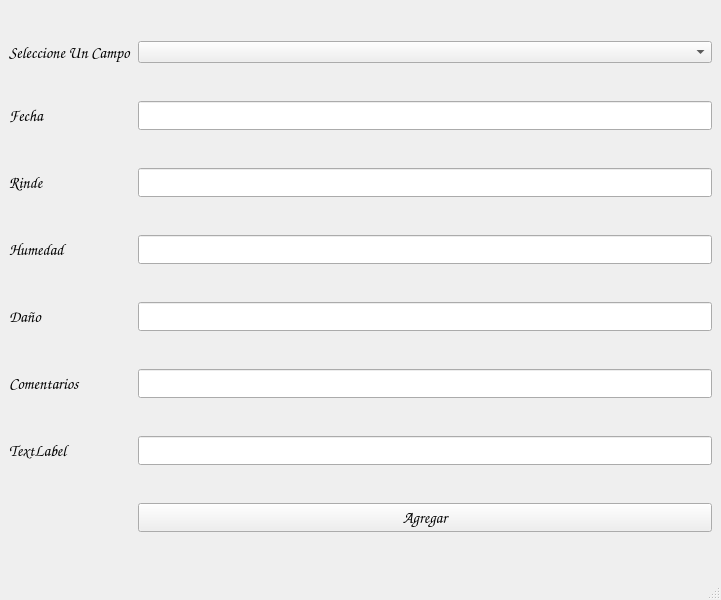
<?xml version="1.0" encoding="UTF-8"?>
<ui version="4.0">
 <class>RegCosecha</class>
 <widget class="QMainWindow" name="RegCosecha">
  <property name="geometry">
   <rect>
    <x>0</x>
    <y>0</y>
    <width>721</width>
    <height>600</height>
   </rect>
  </property>
  <property name="windowTitle">
   <string>MainWindow</string>
  </property>
  <widget class="QWidget" name="centralwidget">
   <layout class="QGridLayout" name="gridLayout">
    <item row="4" column="0">
     <widget class="QLabel" name="lRinde">
      <property name="font">
       <font>
        <family>Comic Sans MS</family>
        <pointsize>12</pointsize>
       </font>
      </property>
      <property name="text">
       <string>Rinde</string>
      </property>
     </widget>
    </item>
    <item row="5" column="0">
     <widget class="QLabel" name="lHumedad">
      <property name="font">
       <font>
        <family>Comic Sans MS</family>
        <pointsize>12</pointsize>
       </font>
      </property>
      <property name="text">
       <string>Humedad</string>
      </property>
     </widget>
    </item>
    <item row="7" column="0">
     <widget class="QLabel" name="lComentarios">
      <property name="font">
       <font>
        <family>Comic Sans MS</family>
        <pointsize>12</pointsize>
       </font>
      </property>
      <property name="text">
       <string>Comentarios</string>
      </property>
     </widget>
    </item>
    <item row="3" column="0">
     <widget class="QLabel" name="lFecha">
      <property name="font">
       <font>
        <family>Comic Sans MS</family>
        <pointsize>12</pointsize>
       </font>
      </property>
      <property name="text">
       <string>Fecha</string>
      </property>
     </widget>
    </item>
    <item row="8" column="0">
     <widget class="QLabel" name="label_6">
      <property name="font">
       <font>
        <family>Comic Sans MS</family>
        <pointsize>12</pointsize>
       </font>
      </property>
      <property name="text">
       <string>TextLabel</string>
      </property>
     </widget>
    </item>
    <item row="4" column="1">
     <widget class="QLineEdit" name="leRinde">
      <property name="font">
       <font>
        <family>Comic Sans MS</family>
        <pointsize>12</pointsize>
       </font>
      </property>
     </widget>
    </item>
    <item row="5" column="1">
     <widget class="QLineEdit" name="leHumedad">
      <property name="font">
       <font>
        <family>Comic Sans MS</family>
        <pointsize>12</pointsize>
       </font>
      </property>
     </widget>
    </item>
    <item row="6" column="0">
     <widget class="QLabel" name="lDanio">
      <property name="font">
       <font>
        <family>Comic Sans MS</family>
        <pointsize>12</pointsize>
       </font>
      </property>
      <property name="text">
       <string>Daño</string>
      </property>
     </widget>
    </item>
    <item row="6" column="1">
     <widget class="QLineEdit" name="leDanio">
      <property name="font">
       <font>
        <family>Comic Sans MS</family>
        <pointsize>12</pointsize>
       </font>
      </property>
     </widget>
    </item>
    <item row="7" column="1">
     <widget class="QLineEdit" name="leComentarios">
      <property name="font">
       <font>
        <family>Comic Sans MS</family>
        <pointsize>12</pointsize>
       </font>
      </property>
     </widget>
    </item>
    <item row="8" column="1">
     <widget class="QLineEdit" name="lineEdit_6">
      <property name="font">
       <font>
        <family>Comic Sans MS</family>
        <pointsize>12</pointsize>
       </font>
      </property>
     </widget>
    </item>
    <item row="9" column="1">
     <widget class="QPushButton" name="pbAgregar">
      <property name="font">
       <font>
        <family>Comic Sans MS</family>
        <pointsize>12</pointsize>
       </font>
      </property>
      <property name="text">
       <string>Agregar</string>
      </property>
     </widget>
    </item>
    <item row="3" column="1">
     <widget class="QLineEdit" name="leFecha">
      <property name="font">
       <font>
        <family>Comic Sans MS</family>
        <pointsize>12</pointsize>
       </font>
      </property>
     </widget>
    </item>
    <item row="0" column="0">
     <widget class="QLabel" name="lCampo">
      <property name="font">
       <font>
        <family>Comic Sans MS</family>
        <pointsize>12</pointsize>
       </font>
      </property>
      <property name="text">
       <string>Seleccione Un Campo</string>
      </property>
     </widget>
    </item>
    <item row="0" column="1">
     <widget class="QComboBox" name="cbCampos"/>
    </item>
   </layout>
  </widget>
  <widget class="QMenuBar" name="menubar">
   <property name="geometry">
    <rect>
     <x>0</x>
     <y>0</y>
     <width>721</width>
     <height>20</height>
    </rect>
   </property>
  </widget>
  <widget class="QStatusBar" name="statusbar"/>
 </widget>
 <resources/>
 <connections/>
</ui>
